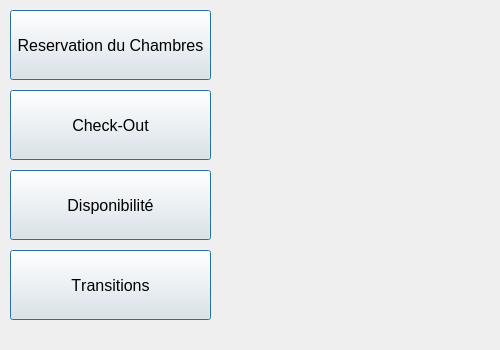
<?xml version="1.0" encoding="UTF-8"?>
<ui version="4.0">
 <class>MainWindow</class>
 <widget class="QMainWindow" name="MainWindow">
  <property name="geometry">
   <rect>
    <x>0</x>
    <y>0</y>
    <width>500</width>
    <height>350</height>
   </rect>
  </property>
  <property name="font">
   <font>
    <kerning>false</kerning>
   </font>
  </property>
  <property name="windowTitle">
   <string>Hotel Management 1.0</string>
  </property>
  <widget class="QWidget" name="centralWidget">
   <widget class="QLabel" name="imgLabel">
    <property name="geometry">
     <rect>
      <x>160</x>
      <y>0</y>
      <width>340</width>
      <height>351</height>
     </rect>
    </property>
    <property name="text">
     <string/>
    </property>
   </widget>
   <widget class="QLabel" name="label">
    <property name="geometry">
     <rect>
      <x>30</x>
      <y>330</y>
      <width>101</width>
      <height>16</height>
     </rect>
    </property>
    <property name="font">
     <font>
      <pointsize>10</pointsize>
      <kerning>false</kerning>
     </font>
    </property>
    <property name="text">
     <string/>
    </property>
   </widget>
   <widget class="QPushButton" name="btnRoomBooking">
    <property name="geometry">
     <rect>
      <x>10</x>
      <y>10</y>
      <width>201</width>
      <height>70</height>
     </rect>
    </property>
    <property name="font">
     <font>
      <pointsize>12</pointsize>
      <kerning>false</kerning>
     </font>
    </property>
    <property name="text">
     <string>Reservation du Chambres</string>
    </property>
    <property name="autoDefault">
     <bool>true</bool>
    </property>
    <property name="default">
     <bool>true</bool>
    </property>
    <property name="flat">
     <bool>false</bool>
    </property>
   </widget>
   <widget class="QPushButton" name="btnRoomCheckout">
    <property name="geometry">
     <rect>
      <x>10</x>
      <y>90</y>
      <width>201</width>
      <height>70</height>
     </rect>
    </property>
    <property name="font">
     <font>
      <pointsize>12</pointsize>
      <kerning>false</kerning>
     </font>
    </property>
    <property name="text">
     <string>Check-Out</string>
    </property>
    <property name="default">
     <bool>true</bool>
    </property>
    <property name="flat">
     <bool>false</bool>
    </property>
   </widget>
   <widget class="QPushButton" name="btnCheckAvailability">
    <property name="geometry">
     <rect>
      <x>10</x>
      <y>170</y>
      <width>201</width>
      <height>70</height>
     </rect>
    </property>
    <property name="font">
     <font>
      <pointsize>12</pointsize>
      <kerning>false</kerning>
     </font>
    </property>
    <property name="text">
     <string>Disponibilité</string>
    </property>
    <property name="autoDefault">
     <bool>true</bool>
    </property>
    <property name="default">
     <bool>true</bool>
    </property>
    <property name="flat">
     <bool>false</bool>
    </property>
   </widget>
   <widget class="QPushButton" name="bntTransaction">
    <property name="geometry">
     <rect>
      <x>10</x>
      <y>250</y>
      <width>201</width>
      <height>70</height>
     </rect>
    </property>
    <property name="font">
     <font>
      <pointsize>12</pointsize>
      <kerning>false</kerning>
     </font>
    </property>
    <property name="text">
     <string>Transitions</string>
    </property>
    <property name="autoDefault">
     <bool>true</bool>
    </property>
    <property name="default">
     <bool>true</bool>
    </property>
    <property name="flat">
     <bool>false</bool>
    </property>
   </widget>
  </widget>
 </widget>
 <layoutdefault spacing="6" margin="11"/>
 <resources/>
 <connections/>
</ui>
